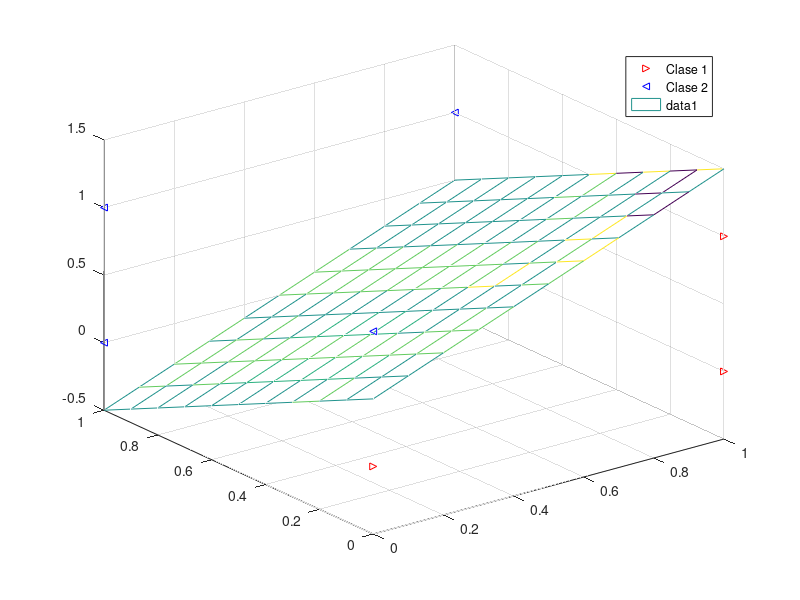

Write MATLAB code to recreate this figure.
% IPN - ESCOM
% Pattern Recognition
% Ortega Ortuño Eder - blog.nativehex.com/pattern-recognition

% Conjunto de muestras de aprendizaje (CMA)
c1 = [0 1 1 1; 0 0 0 1; 0 1 0 0];
c2 = [0 0 0 1; 0 1 1 1; 1 1 0 1];


tam = 4;
f = 1;
r = 1;

% Pesos
w = [0; 0; 0; 0]

% Perceptrón
while f ~= 0
    f = 0;
    
    i = 1;
    while i <= tam
        vector = [c1(1,i) c1(2,i) c1(3,i) 1];
               
        escalar = vector * w;
        
        if escalar >= 0
            w = w - r*vector'
            f = f+1;
        end
        i = i+1;
    end
    
    i = 1;
    while i <= tam
        vector = [c2(1,i) c2(2,i) c2(3,i) 1];
        escalar = vector*w;
        
        if escalar <= 0
            w = w + r*vector'
            f = f+1;
        end
        i = i+1;
    end
end

figure(1)

plot3(c1(1,:),c1(2,:),c1(3,:), 'r>', 'Markersize', 5);
hold on
plot3(c2(1,:),c2(2,:),c2(3,:), 'b<', 'Markersize', 5);

legend('Clase 1','Clase 2');

hold on
grid on
[X, Y] = meshgrid(0:.1:1); % Inicio, incremento, fin

Z = (-w(1).*X -w(2).*Y -w(4))/w(3);

mesh(X, Y, Z, gradient(Z)); % Coordenadas, color
hold on